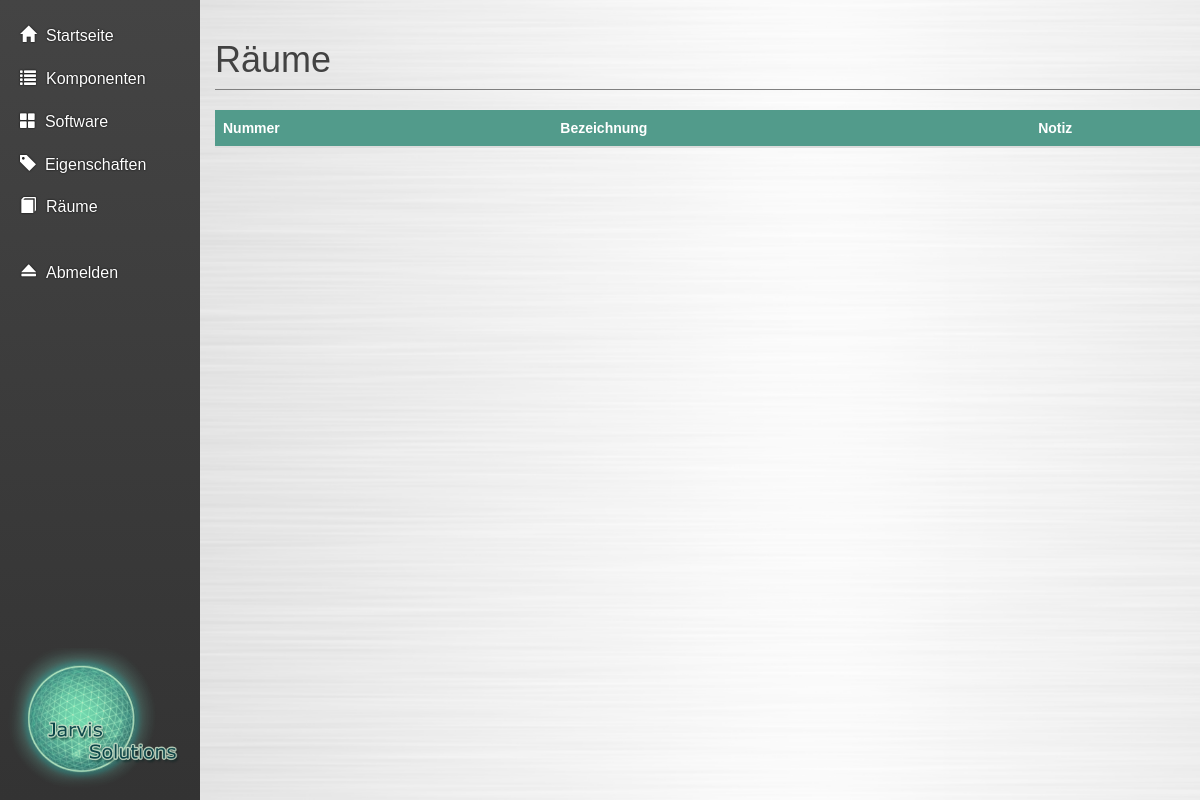
Before: /pages/rooms.php with the older database file.
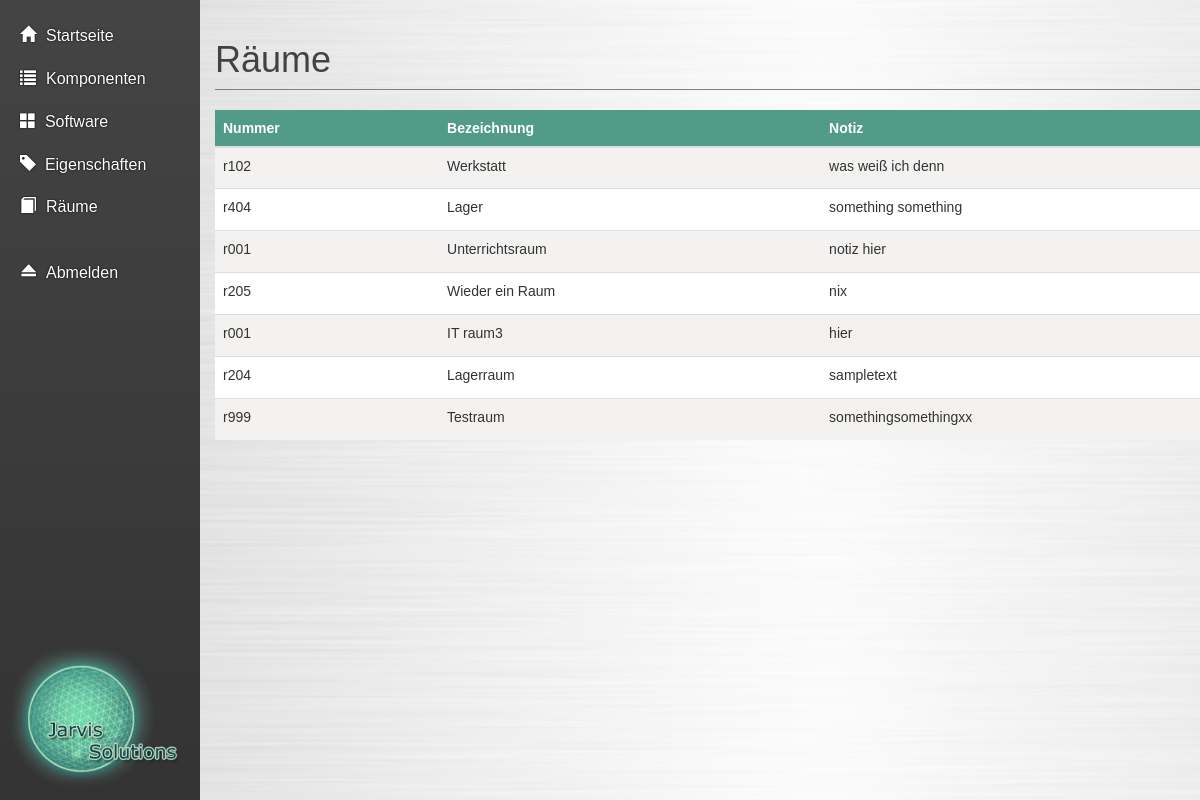
After: the same page with the newer database file.
### tables this page shows
CREATE TABLE IF NOT EXISTS `raeume` (
  `r_id` int(11) NOT NULL,
  `r_nr` varchar(20) DEFAULT NULL COMMENT 'z.B. r014, W304, etc.',
  `r_bezeichnung` varchar(45) DEFAULT NULL COMMENT 'z.B. Werkstatt, Lager,...',
  `r_notiz` varchar(1024) DEFAULT NULL
);

### php/dbq/rooms_query.php (called while the page is built, shortened)
<?php
include_once('../php/classes/db_connect.php');
function getRooms() {
    global $mysqli;
    if (!$stmt = $mysqli->prepare("SELECT * FROM raeume")) {
        header("Location: ./err.php?err=Database error: "
                . "cannot prepare statement");
        exit();
    }
    $stmt->execute();
    $stmt->bind_result($id, $nr, $description, $note);
    $rooms = array();
    while ($stmt->fetch()) {
        $rooms[] = array("Id" => $id, "Number" => $nr, "Description" => $description, "Note" => $note);
    }
    return $rooms;
}

### pages/rooms.php (the view, shortened to what this page needs)
<?php
    include '../php/dbq/rooms_query.php';
?>
<!DOCTYPE html>
<html lang="de">
    <head>
        <?php include_once('../fragments/default_includes.php'); ?>
    </head>
    <body>
        <div class="wrapper">
            <div class="box">
                <div class="row row-offcanvas row-offcanvas-left">
                    <?php include('../fragments/navigation_left.php'); ?>
                    <div class="column col-sm-10 col-xs-11" id="main">
                        <div class="container">
                            <h1 class="page-header">Räume</h1>
                            <table id="rooms" class="table table-responsive">
                                <thead>
                                    <tr>
                                        <th>Nummer</th>
                                        <th>Bezeichnung</th>
                                        <th>Notiz</th>
                                    </tr>
                                </thead>
                                <tbody>
                                    <?php
                                        $rooms = getRooms();
                                        foreach ($rooms as $room) {
                                            echo("
                                                <tr class='raum'>
                                                    <td class='hidden'>".$room['Id']."</td>
                                                    <td class='clickable'>".$room['Number']."</td>
                                                    <td class='clickable'>".$room["Description"]."</td>
                                                    <td class='clickable'>".$room["Note"]."</td>
                                                    <td class='delete-column'>
                                                        <button name='btnRemove' class='delete-button pull-right'><span class='glyphicon glyphicon-remove-sign'></span>
                                                    </td>
                                                </tr>"
                                             );
                                        }
                                    ?>
                                </tbody>
                            </table>
                        </div>
                    </div>
                </div>
            </div>
        </div>
    </body>
</html>

### fragments/default_includes.php (shortened to what this page needs)
<link href="../css/bootstrap.min.css" rel="stylesheet"/>
<link href="../css/jquery-ui.min.css" rel="stylesheet"/>
<link href="../css/style.css" rel="stylesheet"/>

### fragments/navigation_left.php (shortened to what this page needs)
<?php
    $homeUrl = "./index.php";
    $componentUrl = "./component.php";
    $propertiesUrl = "./componentAttributes.php";
    $softwareUrl = "./software.php";
    $roomsUrl = "./rooms.php";
    $logoutUrl = "./logout.php";
?>
<div class="col col-sm-2 col-xs-1 sidebar-offcanvas" id="sidebar">
    <ul class="nav hidden-xs" id="lg-menu">
        <li>
            <a href="<?php echo($homeUrl); ?>"><span class="glyphicon glyphicon-home"></span><span class="navigationText">Startseite</span></a>
        </li>
        <li>
            <a href="<?php echo($componentUrl); ?>"><span class="glyphicon glyphicon-list"></span><span class="navigationText">Komponenten</span></a>
        </li>
        <li>
            <a href="<?php echo($softwareUrl); ?>"><span class="glyphicon glyphicon-th-large"></span>&nbsp;&nbsp;Software</a>
        </li>
        <li>
            <a href="<?php echo($propertiesUrl); ?>"><span class="glyphicon glyphicon-tag"></span>&nbsp;&nbsp;Eigenschaften</a>
        </li>
        <li>
            <a href="<?php echo($roomsUrl); ?>"><span class="glyphicon glyphicon-book"></span><span class="navigationText">Räume</span></a>
        </li>
        <li>
            <span>&nbsp;</span>
        </li>
        <li>
            <a href="<?php echo($logoutUrl); ?>"><span class="glyphicon glyphicon-eject"></span><span class="navigationText">Abmelden</span></a>
        </li>
    </ul>
    <div class="hidden-xs">
        <img id="sidebar-footer" src="../images/Logo.png"/>
    </div>
</div>

### css/style.css (style rules this page uses)
* { cursor: default; }
html, body { height: 100%; font-family: verdana,arial,sans-serif; -webkit-user-select: none; -moz-user-select: none; -ms-user-select: none; user-select: none; }
thead { background-color: #529B8B; color: #FFF; }
tbody tr:nth-child(even) { background-color: #FFF; }
tbody tr:nth-child(odd) { background-color: #F3F2F1; }
.wrapper, .row { height: 100%; margin-left: 0; margin-right: 0; }
.wrapper:before, .wrapper:after, .column:before, .column:after { content: ""; display: table; }
.wrapper:after, .column:after { clear: both; }
.column { overflow: auto; *zoom: 1; }
.box { bottom: 0; left: 0; right: 0; top: 0; position: absolute; }
#main { background-image: url('../images/background.png'); background-size: cover; height: 100%; padding-left: 0; padding-right: 0; }
.navigationText { margin-left: 10px; }
.nav { font-family: Arial,sans-serif; font-size: 16px; }
#sidebar { padding: 0px; padding-top: 15px; padding-left: 0px; background: #444; background: -webkit-linear-gradient(#444, #333); background: -o-linear-gradient(#444, #333); background: -moz-linear-gradient(#444, #333); background: linear-gradient(#444, #333); height: 100%; }
#sidebar, #sidebar a, #sidebar-footer a { color: #ffffff; text-shadow: 0 0 2px #000000; padding-left: 0px; }
#sidebar a { padding-left: 20px; }
#sidebar-footer { background-color: transparent; position: absolute; bottom: 5px; padding: 5px; width: 100%; }
h1, h2, h3 { font-weight: 800; }
.page-header { border-color: #808080; font-weight: 300; //color: #00998F; color: #424242; }

Changed rows visible on the page:
added raeume: r_nr "r102", r_bezeichnung "Werkstatt", r_notiz "was weiß ich denn"
added raeume: r_nr "r404", r_bezeichnung "Lager", r_notiz "something something"
added raeume: r_nr "r001", r_bezeichnung "Unterrichtsraum", r_notiz "notiz hier"
added raeume: r_nr "r205", r_bezeichnung "Wieder ein Raum", r_notiz "nix"
added raeume: r_nr "r001", r_bezeichnung "IT raum3", r_notiz "hier"
added raeume: r_nr "r204", r_bezeichnung "Lagerraum", r_notiz "sampletext"
added raeume: r_nr "r999", r_bezeichnung "Testraum", r_notiz "somethingsomethingxx"
